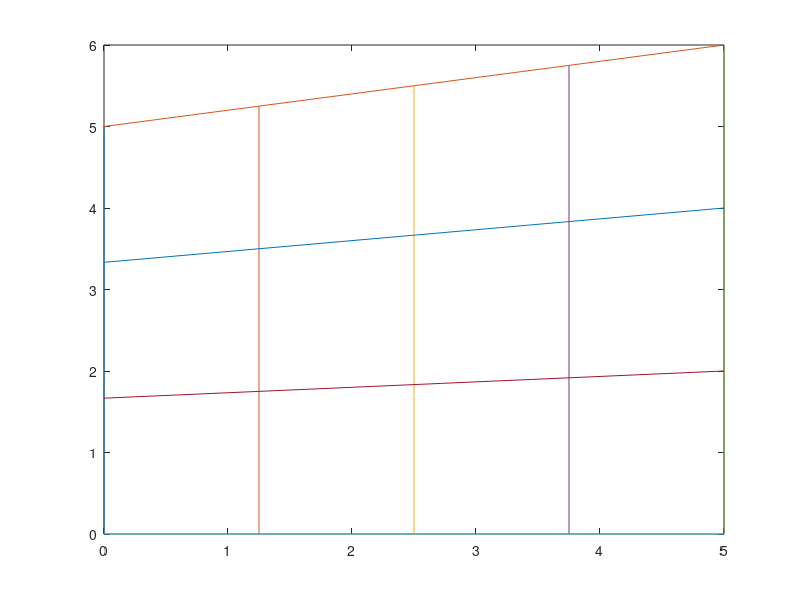

Write the MATLAB code that produced this figure.
clear all
clc

Lx = 1.5;
Ly = 1;
nx = 4;
ny = 3;

L = Lx * nx;
B = Ly * ny;

%corners = [-L/2,-B/2;L/2,-B/2;L/2,B/2;-L/2,B/2];
corners = [0,0;5,0;5,6;0,5];
%% Defining boundaries
b1x = [];
b1y = [];
for i = 1:(nx+1)
    b1x(i) = corners(1,1) + (i-1)*((corners(2,1)-corners(1,1))/nx);
    b1y(i) = corners(1,2) + (i-1)*((corners(2,2)-corners(1,2))/nx);
end
b1 = [b1x',b1y'];    

b2x = [];
b2y = [];
for i = 1:(ny+1)
     b2x(i) = corners(2,1) + (i-1)*((corners(3,1)-corners(2,1))/ny);
     b2y(i) = corners(2,2) + (i-1)*((corners(3,2)-corners(2,2))/ny);
end
b2 = [b2x',b2y'];

b3x = [];
b3y = [];
for i = 1:(nx+1)
    b3x(i) = corners(3,1) + (i-1)*((corners(4,1)-corners(3,1))/nx);
    b3y(i) = corners(3,2) + (i-1)*((corners(4,2)-corners(3,2))/nx);
end
b3 = [b3x',b3y'];

b4x = [];
b4y = [];
for i = 1:(ny+1)
    b4x(i) = corners(4,1) + (i-1)*((corners(1,1)-corners(4,1))/ny);
    b4y(i) = corners(4,2) + (i-1)*((corners(1,2)-corners(4,2))/ny);
end
b4 = [b4x',b4y'];

%% Node coordinates
Xcoords = zeros(ny+1,nx+1);

for i = 1:(ny+1)
    for j = 1:(nx+1)
        Xcoords(i,j) = b4(ny+2-i,1) + (j-1)*((b2(i,1) - b4(ny+2-i,1))/nx);
    end
end
Xcoor = Xcoords';
Xcoord_vect = Xcoor(:);

Ycoords = zeros(nx+1,ny+1);
for i = 1:(nx+1)
    for j = 1:(ny+1)
        Ycoords(i,j) = b1(i,2) + (j-1)*((b3(nx+2-i,2) - b1(i,2))/ny);
    end
end
Ycoord_vect = Ycoords(:);
Node_coords = [Xcoord_vect,Ycoord_vect];

%% Connectivity Matrix
connec1 = [1:((nx+1)*(ny+1)-(nx+2))]';
connec2 = [2:((nx+1)*(ny+1)-(nx+1))]';
connec3 = [nx+3:(nx+1)*(ny+1)]';
connec4 = [nx+2:((nx+1)*(ny+1)-1)]';
for i = 1:ny-1
    connec1(5*i - (i-1)) = [];
    connec2(5*i - (i-1)) = [];
    connec3(5*i - (i-1)) = [];
    connec4(5*i - (i-1)) = [];
end
connec = [connec1,connec2,connec3,connec4];
%% Boundary matrix
e11 = [1:nx]';
e12 = [2:nx+1]';
e21 = [nx+1:nx+1:(nx+1)*(ny+1) - nx]';
e22 = [2*(nx+1):nx+1:(nx+1)*(ny+1)]';
e31 = [(nx+1)*(ny+1):-1:(nx+1)*(ny+1)-(nx-1)]';
e32 = [(nx+1)*(ny+1)-1:-1:(nx+1)*(ny+1)-nx]';
e41 = [(nx+1)*(ny+1)-nx:-nx-1:nx+2]';
e42 = [(nx+1)*(ny+1)-2*nx-1:-nx-1:1]';
edge1 = ones(nx,1);
edge2 = 2*ones(ny,1);
edge3 = 3*ones(nx,1);
edge4 = 4*ones(ny,1);
bound = [e11,e12,edge1;e21,e22,edge2;e31,e32,edge3;e41,e42,edge4];

%% Plotting mesh

for i = 1:nx+1
    plot ([b1(i,1) b3(nx+2-i,1)],[b1(i,2) b3(nx+2-i,2)])
    hold on
end

for i = 1:ny+1
    plot ([b4(ny+2-i,1) b2(i,1)],[b4(ny+2-i,2) b2(i,2)])
    hold on
end

dlmwrite('bound.txt',bound)

%Please write whichever ever data you would like to extract to .txt file in
%dlmwrite function
%Node_coords array gives us location of nodes
%connec array gives the connectivity
%bound arrary gives the boundaries in specified format of the question